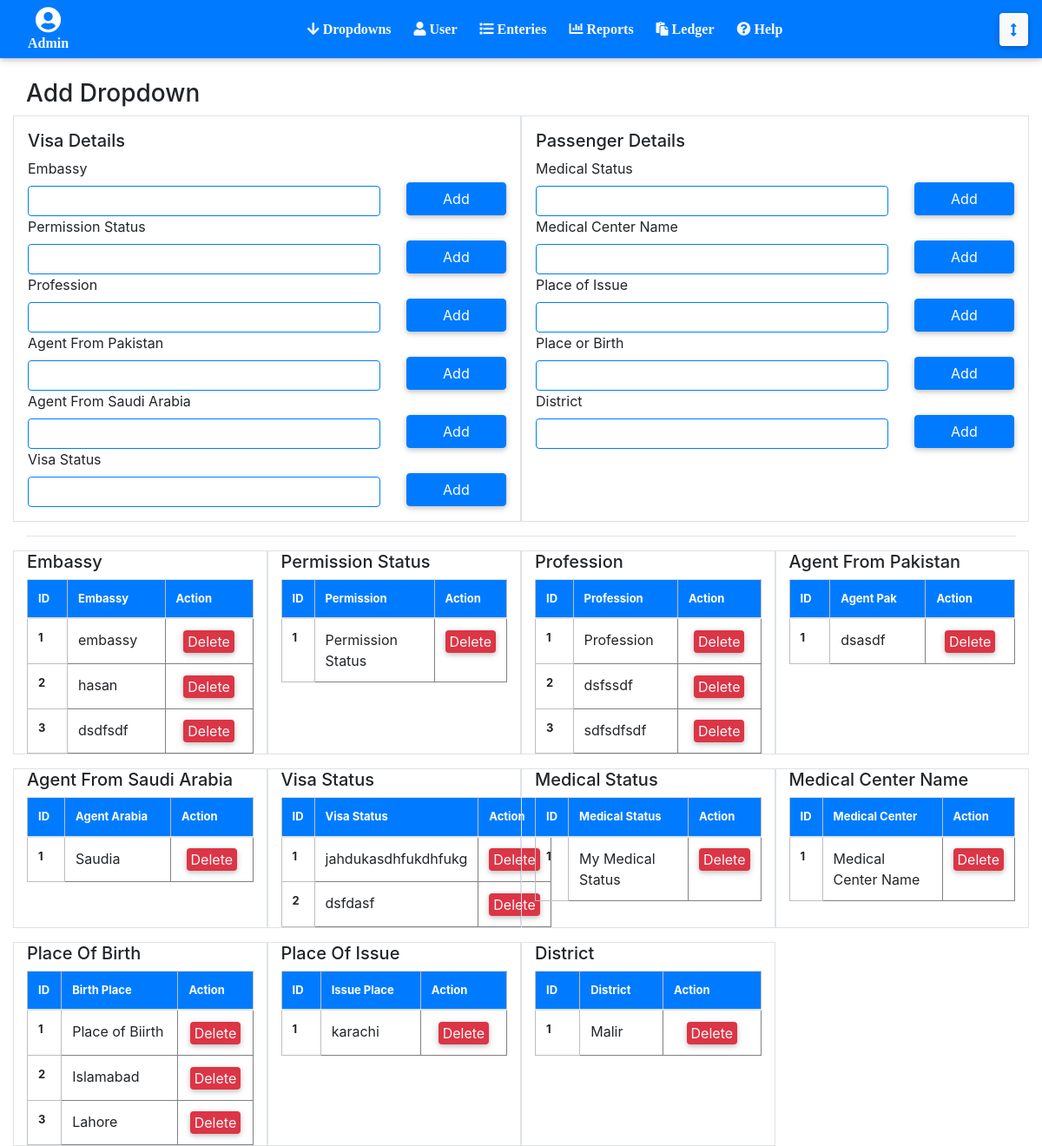
Page /regent2/P.php on the committed database.
### tables this page shows
CREATE TABLE `visa_embassy` (
  `visa_embassy_id` int(11) NOT NULL,
  `name` varchar(255) NOT NULL
);

CREATE TABLE `visa_permission_status` (
  `visa_permission_status_id` int(11) NOT NULL,
  `name` varchar(255) NOT NULL
);

CREATE TABLE `visa_profession` (
  `visa_profession_id` int(11) NOT NULL,
  `name` varchar(255) NOT NULL
);

CREATE TABLE `visa_co_agent_pak` (
  `visa_co_agent_pak_id` int(11) NOT NULL,
  `name` varchar(255) NOT NULL
);

CREATE TABLE `visa_agent_from_saudia` (
  `visa_agent_from_saudia_id` int(11) NOT NULL,
  `name` varchar(255) NOT NULL
);

CREATE TABLE `visa_status` (
  `visa_status_id` int(11) NOT NULL,
  `name` varchar(255) NOT NULL
);

CREATE TABLE `passenger_medical_status` (
  `passenger_medical_status_id` int(11) NOT NULL,
  `name` varchar(255) NOT NULL
);

CREATE TABLE `passenger_medical_center` (
  `passenger_medical_center_id` int(11) NOT NULL,
  `name` varchar(255) NOT NULL
);

CREATE TABLE `passenger_place_of_birth` (
  `passenger_place_of_birth_id` int(11) NOT NULL,
  `name` varchar(255) NOT NULL
);

CREATE TABLE `passenger_place_of_issue` (
  `passenger_place_of_issue_id` int(11) NOT NULL,
  `name` varchar(255) NOT NULL
);

CREATE TABLE `passenger_district` (
  `passenger_district_id` int(11) NOT NULL,
  `name` varchar(255) NOT NULL
);

### regent2/P.php (the view, shortened to what this page needs)
<?php
include('header.php');
include('connect.php');
?>
<section class="container-fluid">
	<section class="container-fluid">
		<h3>Add Dropdown</h3>
		<section class="row">
			<section class="col-xl-6 border p-3" >
				<h5>Visa Details</h5>
				<form action="#" method="post">
					<section class="row" style="align-items: center;">
						<section class="col-md-9">
							<span>Embassy</span>
							<input name="name" type="text" class="form-control input-box" placeholder="" />
						</section>
						<section class="col-3">
							<input name="add_embassy" type="submit" class="btn-primary btn" style="width: 100%; margin-top: 28px;" value="Add">
						</section>
					</section>
				</form>
				<form action="#" method="post">
					<section class="row" style="align-items: center;">
						<section class="col-md-9">
							<span>Permission Status</span>
							<input name="name" type="text" class="form-control input-box" placeholder="" />
						</section>
						<section class="col-3">
							<input name="add_permission_status" type="submit" class="btn-primary btn  " style="width: 100%; margin-top: 28px;" value="Add">
						</section>
					</section>
				</form>
				<form action="#" method="post">
					<section class="row" style="align-items: center;">
						<section class="col-md-9">
							<span>Profession</span>
							<input name="name" type="text" class="form-control input-box" placeholder="" />
						</section>
						<section class="col-3">
							<input name="add_profession" type="submit" class="btn-primary btn  " style="width: 100%; margin-top: 28px;" value="Add">
						</section>
					</section>
				</form>
				<form action="#" method="post">
					<section class="row" style="align-items: center;">
						<section class="col-md-9">
							<span>Agent From Pakistan</span>
							<input name="name" type="text" class="form-control input-box" placeholder="" />
						</section>
						<section class="col-3">
							<input name="add_agent_from_pak" type="submit" class="btn-primary btn  " style="width: 100%; margin-top: 28px;" value="Add">
						</section>
					</section>
				</form>
				<form action="#" method="post">
					<section class="row" style="align-items: center;">
						<section class="col-md-9">
							<span>Agent From Saudi Arabia</span>
							<input name="name" type="text" class="form-control input-box" placeholder="" />
						</section>
						<section class="col-3">
							<input name="add_agent_from_saudia" type="submit" class="btn-primary btn  " style="width: 100%; margin-top: 28px;" value="Add">
						</section>
					</section>
				</form>
				<form action="#" method="post">
					<section class="row" style="align-items: center;">
						<section class="col-md-9">
							<span>Visa Status</span>
							<input name="name" type="text" class="form-control input-box" placeholder="" />
						</section>
						<section class="col-3">
							<input name="add_visa_status" type="submit" class="btn-primary btn  " style="width: 100%; margin-top: 28px;" value="Add">
						</section>
					</section>
				</form>
			</section>
					<section class="col-xl-6 border p-3">
						<h5>Passenger Details</h5>
						<form action="#" method="post">
							<section class="row" style="align-items: center;">
								<section class="col-md-9">
									<span>Medical Status</span>
									<input name="name" type="text" class="form-control input-box" placeholder="" />
								</section>
								<section class="col-3">
									<input name="add_medical_status" type="submit" class="btn-primary btn" style="width: 100%; margin-top: 28px;" value="Add">
								</section>
							</section>
						</form>
						<form action="#" method="post">
							<section class="row" style="align-items: center;">
								<section class="col-md-9">
									<span>Medical Center Name</span>
									<input name="name" type="text" class="form-control input-box" placeholder="" />
								</section>
								<section class="col-3">
									<input name="add_medical_center" type="submit" class="btn-primary btn  " style="width: 100%; margin-top: 28px;" value="Add">
								</section>
							</section>
						</form>
						<form action="#" method="post">
							<section class="row" style="align-items: center;">
								<section class="col-md-9">
									<span>Place of Issue</span>
									<input name="name" type="text" class="form-control input-box" placeholder="" />
								</section>
								<section class="col-3">
									<input name="add_place_of_issue" type="submit" class="btn-primary btn  " style="width: 100%; margin-top: 28px;" value="Add">
								</section>
							</section>
						</form>
						<form action="#" method="post">
							<section class="row" style="align-items: center;">
								<section class="col-md-9">
									<span>Place or Birth</span>
									<input name="name" type="text" class="form-control input-box" placeholder="" />
								</section>
								<section class="col-3">
									<input name="add_place_of_birth" type="submit" class="btn-primary btn  " style="width: 100%; margin-top: 28px;" value="Add">
								</section>
							</section>
						</form>
						<form action="#" method="post">
							<section class="row" style="align-items: center;">
								<section class="col-md-9">
									<span>District</span>
									<input name="name" type="text" class="form-control input-box" placeholder="" />
								</section>
								<section class="col-3">
									<input name="add_district" type="submit" class="btn-primary btn  " style="width: 100%; margin-top: 28px;" value="Add">
								</section>
							</section>
						</form>
					</section>
		</section>
		<hr>
		<section class="row">
			<section class="col-xl-3 border ">
				<h5>Embassy</h5>
				<table class="table m-auto ">
					<thead>
						<tr>
						  <th scope="col">ID</th>
						  <th scope="col">Embassy</th>
						  <th scope="col">Action</th>
						</tr>
					  </thead>
					  <tbody>
						<?php
						$count = 1;
						$query = mysqli_query($con, "select * from visa_embassy");
						while ($row=mysqli_fetch_array($query)) {
							?>
								<tr>
									 <th scope="row"><?php echo $count ?></th>
									 <td><?php echo $row['name'] ?></td>
									 <td>
										<center>
											<button class="btn bg-danger text-light pl-1 pr-1 pt-0 pb-0">Delete</button>
										</center>
									 </td>
								</tr>
							<?php
							$count++;
						}
						?>
					  </tbody>
				</table>
			</section>
			<section class="col-xl-3 border ">
				<h5>Permission Status</h5>
				<table class="table m-auto ">
					<thead>
						<tr>
						  <th scope="col">ID</th>
						  <th scope="col">Permission</th>
						  <th scope="col">Action</th>
						</tr>
					  </thead>
					  <tbody>
						<?php
						$count = 1;
						$query = mysqli_query($con, "select * from visa_permission_status");
						while ($row=mysqli_fetch_array($query)) {
							?>
								<tr>
									 <th scope="row"><?php echo $count?></th>
									 <td><?php echo $row['name'] ?></td>
									 <td>
										<center>
											<button class="btn bg-danger text-light pl-1 pr-1 pt-0 pb-0">Delete</button>
										</center>
									 </td>
								</tr>
							<?php
							$count++;
						}
						?>
					  </tbody>
				</table>
			</section>
			<section class="col-xl-3 border ">
				<h5>Profession</h5>
				<table class="table m-auto ">
					<thead>
						<tr>
						  <th scope="col">ID</th>
						  <th scope="col">Profession</th>
						  <th scope="col">Action</th>
						</tr>
					  </thead>
					  <tbody>
						<?php
						$count = 1;
						$query = mysqli_query($con, "select * from visa_profession");
						while ($row=mysqli_fetch_array($query)) {
							?>
								<tr>
									 <th scope="row"><?php echo $count?></th>
									 <td><?php echo $row['name'] ?></td>
									 <td>
										<center>
											<button class="btn bg-danger text-light pl-1 pr-1 pt-0 pb-0">Delete</button>
										</center>
									 </td>
								</tr>
							<?php
							$count++;
						}
						?>
					  </tbody>
				</table>
			</section>
			<section class="col-xl-3 border ">
				<h5>Agent From Pakistan</h5>
				<table class="table m-auto ">
					<thead>
						<tr>
						  <th scope="col">ID</th>
						  <th scope="col">Agent Pak</th>
						  <th scope="col">Action</th>
						</tr>
					  </thead>
					  <tbody>
						<?php
						$count = 1;
						$query = mysqli_query($con, "select * from 	visa_co_agent_pak");
						while ($row=mysqli_fetch_array($query)) {
							?>
								<tr>
									 <th scope="row"><?php echo $count?></th>
									 <td><?php echo $row['name'] ?></td>
									 <td>
										<center>
											<button class="btn bg-danger text-light pl-1 pr-1 pt-0 pb-0">Delete</button>
										</center>
									 </td>
								</tr>
							<?php
							$count++;
						}
						?>
					  </tbody>
				</table>
			</section>
			<section class="col-xl-3 border  mt-3">
				<h5>Agent From Saudi Arabia</h5>
				<table class="table m-auto ">
					<thead>
						<tr>
						  <th scope="col">ID</th>
						  <th scope="col">Agent Arabia</th>
						  <th scope="col">Action</th>
						</tr>
					  </thead>
					  <tbody>
						<?php
						$count = 1;
						$query = mysqli_query($con, "select * from visa_agent_from_saudia");
						while ($row=mysqli_fetch_array($query)) {
							?>
								<tr>
									 <th scope="row"><?php echo $count?></th>
									 <td><?php echo $row['name'] ?></td>
									 <td>
										<center>
											<button class="btn bg-danger text-light pl-1 pr-1 pt-0 pb-0">Delete</button>
										</center>
									 </td>
								</tr>
							<?php
							$count++;
						}
						?>
					  </tbody>
				</table>
			</section>
			<section class="col-xl-3 border mt-3">
				<h5>Visa Status</h5>
				<table class="table m-auto ">
					<thead>
						<tr>
						  <th scope="col">ID</th>
						  <th scope="col">Visa Status</th>
						  <th scope="col">Action</th>
						</tr>
					  </thead>
					  <tbody>
						<?php
						$count = 1;
						$query = mysqli_query($con, "select * from visa_status");
						while ($row=mysqli_fetch_array($query)) {
							?>
								<tr>
									 <th scope="row"><?php echo $count?></th>
									 <td><?php echo $row['name'] ?></td>
									 <td>
										<center>
											<button class="btn bg-danger text-light pl-1 pr-1 pt-0 pb-0">Delete</button>
										</center>
									 </td>
								</tr>
							<?php
							$count++;
						}
						?>
					  </tbody>
				</table>
			</section>
			<section class="col-xl-3 border mt-3">
				<h5>Medical Status</h5>
				<table class="table m-auto ">
					<thead>
						<tr>
						  <th scope="col">ID</th>
						  <th scope="col">Medical Status</th>
						  <th scope="col">Action</th>
						</tr>
					  </thead>
					  <tbody>
						<?php
						$count =1;
						$query = mysqli_query($con, "select * from passenger_medical_status");
						while ($row=mysqli_fetch_array($query)) {
							?>
								<tr>
									 <th scope="row"><?php echo $count?></th>
									 <td><?php echo $row['name'] ?></td>
									 <td>
										<center>
											<button class="btn bg-danger text-light pl-1 pr-1 pt-0 pb-0">Delete</button>
										</center>
									 </td>
								</tr>
							<?php
							$count++;
						}
						?>
					  </tbody>
				</table>
			</section>
			<section class="col-xl-3 border mt-3">
				<h5>Medical Center Name</h5>
				<table class="table m-auto ">
					<thead>
						<tr>
						  <th scope="col">ID</th>
						  <th scope="col">Medical Center</th>
						  <th scope="col">Action</th>
						</tr>
					  </thead>
					  <tbody>
						<?php
						$count = 1;
						$query = mysqli_query($con, "select * from passenger_medical_center");
						while ($row=mysqli_fetch_array($query)) {
							?>
								<tr>
									 <th scope="row"><?php echo $count?></th>
									 <td><?php echo $row['name'] ?></td>
									 <td>
										<center>
											<button class="btn bg-danger text-light pl-1 pr-1 pt-0 pb-0">Delete</button>
										</center>
									 </td>
								</tr>
							<?php
							$count++;
						}
						?>
					  </tbody>
				</table>
			</section>
			<section class="col-xl-3 border mt-3">
				<h5>Place Of Birth</h5>
				<table class="table m-auto ">
					<thead>
						<tr>
						  <th scope="col">ID</th>
						  <th scope="col">Birth Place</th>
						  <th scope="col">Action</th>
						</tr>
					  </thead>
					  <tbody>
						<?php
						$count=1;
						$query = mysqli_query($con, "select * from passenger_place_of_birth");
						while ($row=mysqli_fetch_array($query)) {
								?>
								<tr>
									 <th scope="row"><?php echo $count?></th>
									 <td><?php echo $row['name'] ?></td>
									 <td>
										<center>
											<button class="btn bg-danger text-light pl-1 pr-1 pt-0 pb-0">Delete</button>
										</center>
									 </td>
								</tr>
							<?php
							$count++;
						}
						?>
					  </tbody>
				</table>
			</section>
			<section class="col-xl-3 border mt-3">
				<h5>Place Of Issue</h5>
				<table class="table m-auto ">
					<thead>
						<tr>
						  <th scope="col">ID</th>
						  <th scope="col">Issue Place</th>
						  <th scope="col">Action</th>
						</tr>
					  </thead>
					  <tbody>
						<?php
						$count=1;
						$query = mysqli_query($con, "select * from passenger_place_of_issue");
						while ($row=mysqli_fetch_array($query)) {
							?>
								<tr>
									 <th scope="row"><?php echo $count?></th>
									 <td><?php echo $row['name'] ?></td>
									 <td>
										<center>
											<button class="btn bg-danger text-light pl-1 pr-1 pt-0 pb-0">Delete</button>
										</center>
									 </td>
								</tr>
							<?php
							$count++;
						}
						?>
					  </tbody>
				</table>
			</section>
			<section class="col-xl-3 border mt-3">
				<h5>District</h5>
				<table class="table m-auto ">
					<thead>
						<tr>
						  <th scope="col">ID</th>
						  <th scope="col">District</th>
						  <th scope="col">Action</th>
						</tr>
					  </thead>
					  <tbody>
						<?php
						$count=1;
						$query = mysqli_query($con, "select * from passenger_district");
						while ($row=mysqli_fetch_array($query)) {
							?>
								<tr>
									 <th scope="row"><?php echo $count?></th>
									 <td><?php echo $row['name'] ?></td>
									 <td>
										<center>
											<button class="btn bg-danger text-light pl-1 pr-1 pt-0 pb-0">Delete</button>
										</center>
									 </td>
								</tr>
							<?php
							$count++;
						}
						?>
					  </tbody>
				</table>
			</section>
		</section>
	</section>
</section>
</body>
</html>

### regent2/header.php (style rules this page uses)
.input-box { background-color: transparent !important; height: 35px !important; border: 0.5px solid #007BFF ; font-size: 15px; margin-top: 8px; }
th { font-size: 13px !important; border: 1px solid rgb(190, 190, 190); }
tr { width: 300px !important; }
thead { background-color: #007BFF; color: white; }
td { border: 1px solid gray; width: auto !important; }
th { width: auto !important; }

### rows in the picture
visa_embassy: name "embassy"
visa_embassy: name "hasan"
visa_embassy: name "dsdfsdf"
visa_permission_status: name "Permission Status"
visa_profession: name "Profession"
visa_profession: name "dsfssdf"
visa_profession: name "sdfsdfsdf"
visa_co_agent_pak: name "dsasdf"
visa_agent_from_saudia: name "Saudia"
visa_status: name "jahdukasdhfukdhfukg"
visa_status: name "dsfdasf"
passenger_medical_status: name "My Medical Status"
passenger_medical_center: name "Medical Center Name"
passenger_place_of_birth: name "Place of Biirth"
passenger_place_of_birth: name "Islamabad"
passenger_place_of_birth: name "Lahore"
passenger_place_of_issue: name "karachi"
passenger_district: name "Malir"
